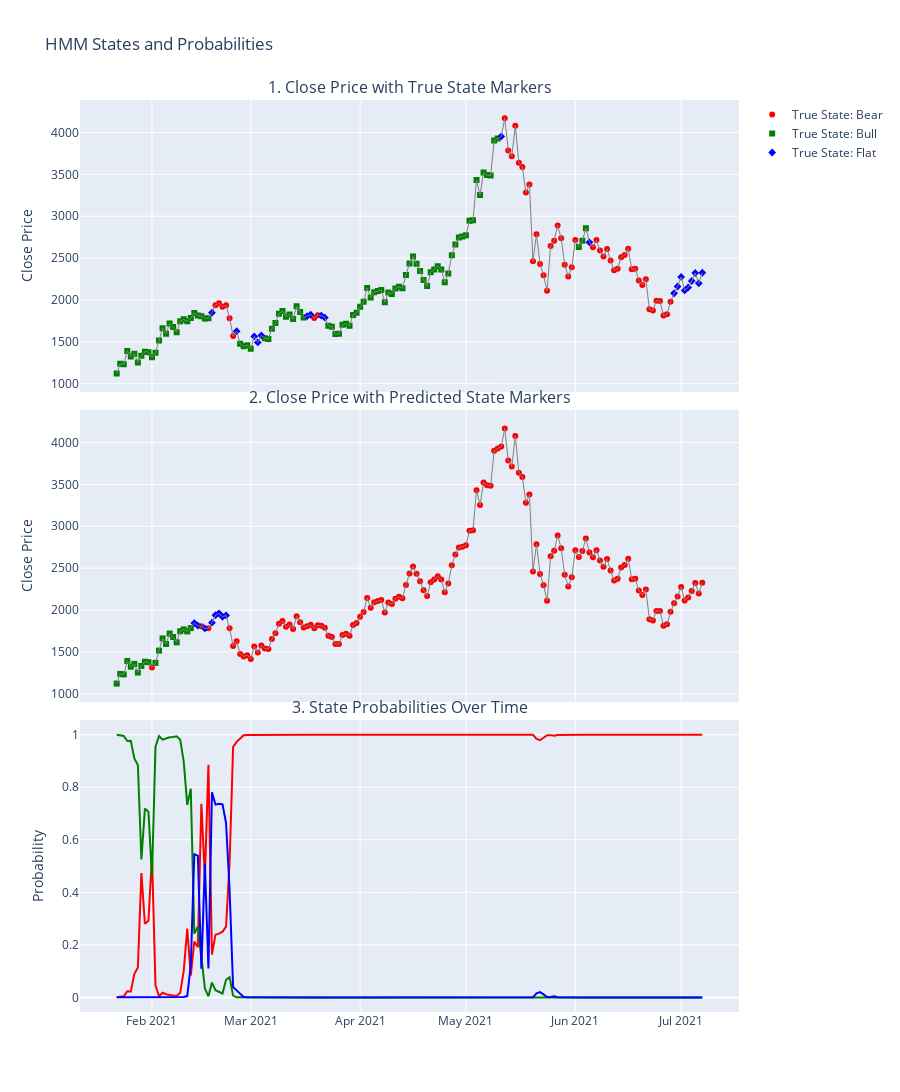

Source (notebook cell):
### Code cell
import torch.nn as nn
import numpy as np
import torch.nn.functional as F
import torch
from torch.utils.data import DataLoader, TensorDataset
from sklearn.preprocessing import LabelEncoder, StandardScaler
from sklearn.metrics import classification_report


def preprocess_lstm(df, label_column, split_date, sequence_length):
    le = LabelEncoder()
    df[label_column] = le.fit_transform(df[label_column])
    train_df = df[df.index < split_date]
    test_df = df[df.index >= split_date]
    
    scaler = StandardScaler()
    X_train = scaler.fit_transform(train_df.drop(label_column, axis=1))
    X_test = scaler.transform(test_df.drop(label_column, axis=1))
    y_train = train_df[label_column].values
    y_test = test_df[label_column].values
    

    X_train, y_train = create_sequences(X_train, y_train, sequence_length)
    X_test, y_test = create_sequences(X_test, y_test, sequence_length)

    print("After sequence creation:")
    print(f"X_train shape: {X_train.shape}, X_test shape: {X_test.shape}")

    # Check if any of the datasets are empty
    if X_train.shape[0] == 0 or X_test.shape[0] == 0:
        raise ValueError("Empty train or test dataset after sequence creation.")

    return X_train, X_test, y_train, y_test, le, test_df

def create_sequences(X, y, length):
    Xs, ys = [], []
    for i in range(len(X) - length):
        Xs.append(X[i:i+length])
        ys.append(y[i+length])
    return np.array(Xs), np.array(ys)


class LSTMClassifier(nn.Module):
    def __init__(self, input_size, hidden_size, num_classes):
        super(LSTMClassifier, self).__init__()
        self.lstm = nn.LSTM(input_size, hidden_size, batch_first=True)
        self.fc = nn.Linear(hidden_size, num_classes)

    def forward(self, x):
        _, (h_n, _) = self.lstm(x)
        out = self.fc(h_n.squeeze(0))
        return out

class Attention(nn.Module):
    def __init__(self, hidden_size):
        super(Attention, self).__init__()
        self.attention = nn.Linear(hidden_size * 2, 1)

    def forward(self, x):
        scores = self.attention(x).squeeze(2)
        alpha = F.softmax(scores, dim=1)
        context = (x * alpha.unsqueeze(2)).sum(dim=1)
        return context

class AdvancedLSTMClassifier(nn.Module):
    def __init__(self, input_size, hidden_size, num_classes, num_layers=2, dropout_rate=0.5):
        super(AdvancedLSTMClassifier, self).__init__()
        self.lstm = nn.LSTM(input_size, hidden_size, num_layers=num_layers, 
                            batch_first=True, dropout=dropout_rate, bidirectional=True)
        self.layer_norm = nn.LayerNorm(hidden_size * 2)
        self.attention = Attention(hidden_size)
        self.fc = nn.Linear(hidden_size * 2, num_classes)
        self.dropout = nn.Dropout(dropout_rate)

    def forward(self, x):
        lstm_out, _ = self.lstm(x)
        lstm_out = self.layer_norm(lstm_out)
        context = self.attention(lstm_out)
        out = self.fc(self.dropout(context))
        return out

from torch.nn import TransformerEncoder, TransformerEncoderLayer

class TransformerLSTMClassifier(nn.Module):
    def __init__(self, input_size, hidden_size, num_classes, num_layers=2, dropout_rate=0.5, nhead=4):
        super(TransformerLSTMClassifier, self).__init__()
        self.lstm = nn.LSTM(input_size, hidden_size, num_layers=num_layers, 
                            batch_first=True, dropout=dropout_rate, bidirectional=True)
        transformer_layer = TransformerEncoderLayer(d_model=hidden_size * 2, nhead=nhead, dropout=dropout_rate)
        self.transformer = TransformerEncoder(transformer_layer, num_layers=1)
        self.fc = nn.Linear(hidden_size * 2, num_classes)
        self.dropout = nn.Dropout(dropout_rate)

    def forward(self, x):
        lstm_out, _ = self.lstm(x)
        transformer_out = self.transformer(lstm_out)
        out = self.fc(self.dropout(transformer_out[:, -1, :]))
        return out

class BiLSTMClassifier(nn.Module):
    def __init__(self, input_size, hidden_size, num_classes, num_layers=3, dropout_rate=0.5):
        super(AdvancedLSTMClassifier, self).__init__()
        self.lstm_layers = nn.ModuleList()
        for i in range(num_layers):
            layer = nn.LSTM(input_size if i == 0 else hidden_size * 2,
                            hidden_size, batch_first=True, 
                            bidirectional=True)
            self.lstm_layers.append(layer)
        self.layer_norms = nn.ModuleList([nn.LayerNorm(hidden_size * 2) for _ in range(num_layers)])
        self.fc = nn.Linear(hidden_size * 2, num_classes)
        self.dropout = nn.Dropout(dropout_rate)

    def forward(self, x):
        for lstm, layer_norm in zip(self.lstm_layers, self.layer_norms):
            residual = x
            x, _ = lstm(x)
            x = layer_norm(x + residual)  # adding residual connection
        out = self.fc(self.dropout(x[:, -1, :]))
        return out

class GRUClassifier(nn.Module):
    def __init__(self, input_size, hidden_size, num_classes, num_layers=3, dropout_rate=0.5):
        super(GRUClassifier, self).__init__()
        self.gru_layers = nn.ModuleList()
        for i in range(num_layers):
            layer = nn.GRU(input_size if i == 0 else hidden_size * 2,
                           hidden_size, batch_first=True, 
                           bidirectional=True)
            self.gru_layers.append(layer)
        self.layer_norms = nn.ModuleList([nn.LayerNorm(hidden_size * 2) for _ in range(num_layers)])
        self.fc = nn.Linear(hidden_size * 2, num_classes)
        self.dropout = nn.Dropout(dropout_rate)

    def forward(self, x):
        for gru, layer_norm in zip(self.gru_layers, self.layer_norms):
            residual = x
            x, _ = gru(x)
            x = layer_norm(x + residual)  # adding residual connection
        out = self.fc(self.dropout(x[:, -1, :]))
        return out
    
class GRUAttention(nn.Module):
    def __init__(self, hidden_size):
        super(GRUAttention, self).__init__()
        self.attention = nn.Linear(hidden_size * 2, 1)

    def forward(self, x):
        scores = self.attention(x).squeeze(2)
        alpha = F.softmax(scores, dim=1)
        context = (x * alpha.unsqueeze(2)).sum(dim=1)
        return context

class AdvancedGRUClassifier(nn.Module):
    def __init__(self, input_size, hidden_size, num_classes, num_layers=3, dropout_rate=0.5):
        super(AdvancedGRUClassifier, self).__init__()
        self.gru_layers = nn.ModuleList()
        for i in range(num_layers):
            is_bidirectional = True
            layer = nn.GRU(input_size if i == 0 else hidden_size * 2 * (2 if is_bidirectional else 1),
                           hidden_size, batch_first=True, 
                           bidirectional=is_bidirectional)
            self.gru_layers.append(layer)
        self.attention = GRUAttention(hidden_size)
        self.fc_layers = nn.Sequential(
            nn.Linear(hidden_size * 2, hidden_size),
            nn.ReLU(),
            nn.Dropout(dropout_rate),
            nn.Linear(hidden_size, hidden_size // 2),
            nn.ReLU(),
            nn.Dropout(dropout_rate),
            nn.Linear(hidden_size // 2, num_classes)
        )

    def forward(self, x):
        for gru in self.gru_layers:
            x, _ = gru(x)
        context = self.attention(x)
        out = self.fc_layers(context)
        return out



def train_lstm(df, label_column, split_date, sequence_length=20, hidden_size=50, epochs=100, batch_size=64):
    X_train, X_test, y_train, y_test, le, test_df = preprocess_lstm(df, label_column, split_date, sequence_length)

    train_data = TensorDataset(torch.tensor(X_train, dtype=torch.float32), torch.tensor(y_train, dtype=torch.long))
    train_loader = DataLoader(train_data, batch_size=batch_size, shuffle=True)

    model = AdvancedLSTMClassifier(X_train.shape[2], hidden_size, len(le.classes_)) #LSTMClassifier(X_train.shape[2], hidden_size, len(le.classes_))
    criterion = nn.CrossEntropyLoss()
    optimizer = torch.optim.Adam(model.parameters())

    for epoch in range(epochs):
        model.train()
        for X_batch, y_batch in train_loader:
            optimizer.zero_grad()
            output = model(X_batch)
            loss = criterion(output, y_batch)
            loss.backward()
            optimizer.step()

    model.eval()
    with torch.no_grad():
        X_test_tensor = torch.tensor(X_test, dtype=torch.float32)
        y_pred_test = model(X_test_tensor)
        y_pred_probabilities_test = F.softmax(y_pred_test, dim=1).numpy()
        y_pred_test = torch.argmax(y_pred_test, dim=1).numpy()

    print("TRAIN:")
    print(classification_report(y_train, model(torch.tensor(X_train, dtype=torch.float32)).argmax(dim=1).numpy(), target_names=le.classes_))

    print("TEST:")
    print(classification_report(y_test, y_pred_test, target_names=le.classes_))

    return test_df, y_test, y_pred_test, y_pred_probabilities_test, le.classes_



LABELING_COLUMN = 'market_mode'
SPLIT_DATE = '2021-01-01'
def train_lstm_models(df:pd.DataFrame, coef=1, pair_name=None, save_path=None):
    
    df['close_wavelet_smoothed'] = wavelet_smooth(df['close'], wavelet='db4', level=5)
    df = label_market_regimes(df, 'close_wavelet_smoothed', min_peak_distance=20, slope_std_multiplier=0.2)
    df = add_features(df)

    df.drop(['close_wavelet_smoothed', 'rolling_slope'], axis=1, inplace=True)
    df.dropna(axis=1, inplace=True)
    test_df, y_test, y_pred_test, y_pred_proba_test, classes_ = train_lstm(df, LABELING_COLUMN, pd.to_datetime(SPLIT_DATE))
    test_df = test_df.iloc[-len(y_test):]
    plot_results(test_df, y_test, y_pred_test, y_pred_proba_test, classes_)
    return df

#     print(df.tail())
#     V = train_lstm(df, LABELING_COLUMN, SPLIT_DATE)

#     #plot_results(hmm_train(df.copy(), 'market_mode', pd.to_datetime(SPLIT_DATE)))
#     print('=' * 70)

new_df = train_lstm_models(df, LABELING_COLUMN, SPLIT_DATE)
new_df

### Figure 1 — Plotly figure (JSON) as saved in the notebook; plotly's stock layout.template omitted (floating-point values rounded to 4 significant figures; data arrays with more than 128 entries replaced by an {"elided": "..."} marker saying what was removed)
{"data": [{"marker": {"color": "red", "symbol": 0}, "mode": "markers", "name": "True State: Bear", "type": "scatter", "x": ["2021-02-18T23:59:59", "2021-02-19T23:59:59", "2021-02-20T23:59:59", "2021-02-21T23:59:59", "2021-02-22T23:59:59", "2021-02-23T23:59:59", "2021-03-18T23:59:59", "2021-03-19T23:59:59", "2021-05-11T23:59:59", "2021-05-12T23:59:59", "2021-05-13T23:59:59", "2021-05-14T23:59:59", "2021-05-15T23:59:59", "2021-05-16T23:59:59", "2021-05-17T23:59:59", "2021-05-18T23:59:59", "2021-05-19T23:59:59", "2021-05-20T23:59:59", "2021-05-21T23:59:59", "2021-05-22T23:59:59", "2021-05-23T23:59:59", "2021-05-24T23:59:59", "2021-05-25T23:59:59", "2021-05-26T23:59:59", "2021-05-27T23:59:59", "2021-05-28T23:59:59", "2021-05-29T23:59:59", "2021-05-30T23:59:59", "2021-05-31T23:59:59", "2021-06-05T23:59:59", "2021-06-06T23:59:59", "2021-06-07T23:59:59", "2021-06-08T23:59:59", "2021-06-09T23:59:59", "2021-06-10T23:59:59", "2021-06-11T23:59:59", "2021-06-12T23:59:59", "2021-06-13T23:59:59", "2021-06-14T23:59:59", "2021-06-15T23:59:59", "2021-06-16T23:59:59", "2021-06-17T23:59:59", "2021-06-18T23:59:59", "2021-06-19T23:59:59", "2021-06-20T23:59:59", "2021-06-21T23:59:59", "2021-06-22T23:59:59", "2021-06-23T23:59:59", "2021-06-24T23:59:59", "2021-06-25T23:59:59", "2021-06-26T23:59:59", "2021-06-27T23:59:59"], "xaxis": "x", "y": [1937.0, 1960.0, 1920.0, 1936.0, 1782.0, 1570.0, 1783.0, 1818.0, 4169.0, 3786.0, 3715.0, 4079.0, 3638.0, 3588.0, 3282.0, 3380.0, 2461.0, 2784.0, 2431.0, 2296.0, 2110.0, 2644.0, 2707.0, 2889.0, 2736.0, 2420.0, 2280.0, 2390.0, 2715.0, 2631.0, 2715.0, 2590.0, 2517.0, 2608.0, 2472.0, 2354.0, 2372.0, 2508.0, 2538.0, 2611.0, 2368.0, 2372.0, 2232.0, 2178.0, 2246.0, 1888.0, 1875.0, 1990.0, 1988.0, 1813.0, 1829.0, 1979.0], "yaxis": "y"}, {"marker": {"color": "green", "symbol": 1}, "mode": "markers", "name": "True State: Bull", "type": "scatter", "x": ["2021-01-21T23:59:59", "2021-01-22T23:59:59", "2021-01-23T23:59:59", "2021-01-24T23:59:59", "2021-01-25T23:59:59", "2021-01-26T23:59:59", "2021-01-27T23:59:59", "2021-01-28T23:59:59", "2021-01-29T23:59:59", "2021-01-30T23:59:59", "2021-01-31T23:59:59", "2021-02-01T23:59:59", "2021-02-02T23:59:59", "2021-02-03T23:59:59", "2021-02-04T23:59:59", "2021-02-05T23:59:59", "2021-02-06T23:59:59", "2021-02-07T23:59:59", "2021-02-08T23:59:59", "2021-02-09T23:59:59", "2021-02-10T23:59:59", "2021-02-11T23:59:59", "2021-02-12T23:59:59", "2021-02-13T23:59:59", "2021-02-14T23:59:59", "2021-02-15T23:59:59", "2021-02-16T23:59:59", "2021-02-25T23:59:59", "2021-02-26T23:59:59", "2021-02-27T23:59:59", "2021-02-28T23:59:59", "2021-03-04T23:59:59", "2021-03-05T23:59:59", "2021-03-06T23:59:59", "2021-03-07T23:59:59", "2021-03-08T23:59:59", "2021-03-09T23:59:59", "2021-03-10T23:59:59", "2021-03-11T23:59:59", "2021-03-12T23:59:59", "2021-03-13T23:59:59", "2021-03-14T23:59:59", "2021-03-15T23:59:59", "2021-03-22T23:59:59", "2021-03-23T23:59:59", "2021-03-24T23:59:59", "2021-03-25T23:59:59", "2021-03-26T23:59:59", "2021-03-27T23:59:59", "2021-03-28T23:59:59", "2021-03-29T23:59:59", "2021-03-30T23:59:59", "2021-03-31T23:59:59", "2021-04-01T23:59:59", "2021-04-02T23:59:59", "2021-04-03T23:59:59", "2021-04-04T23:59:59", "2021-04-05T23:59:59", "2021-04-06T23:59:59", "2021-04-07T23:59:59", "2021-04-08T23:59:59", "2021-04-09T23:59:59", "2021-04-10T23:59:59", "2021-04-11T23:59:59", "2021-04-12T23:59:59", "2021-04-13T23:59:59", "2021-04-14T23:59:59", "2021-04-15T23:59:59", "2021-04-16T23:59:59", "2021-04-17T23:59:59", "2021-04-18T23:59:59", "2021-04-19T23:59:59", "2021-04-20T23:59:59", "2021-04-21T23:59:59", "2021-04-22T23:59:59", "2021-04-23T23:59:59", "2021-04-24T23:59:59", "2021-04-25T23:59:59", "2021-04-26T23:59:59", "2021-04-27T23:59:59", "2021-04-28T23:59:59", "2021-04-29T23:59:59", "2021-04-30T23:59:59", "2021-05-01T23:59:59", "2021-05-02T23:59:59", "2021-05-03T23:59:59", "2021-05-04T23:59:59", "2021-05-05T23:59:59", "2021-05-06T23:59:59", "2021-05-07T23:59:59", "2021-05-08T23:59:59", "2021-05-09T23:59:59", "2021-06-01T23:59:59", "2021-06-02T23:59:59", "2021-06-03T23:59:59"], "xaxis": "x", "y": [1122.0, 1237.0, 1231.0, 1392.0, 1324.0, 1357.0, 1253.0, 1332.0, 1383.0, 1376.0, 1315.0, 1369.0, 1515.0, 1661.0, 1595.0, 1719.0, 1678.0, 1614.0, 1747.0, 1768.0, 1744.0, 1784.0, 1844.0, 1814.0, 1805.0, 1780.0, 1781.0, 1476.0, 1446.0, 1460.0, 1416.0, 1542.0, 1533.0, 1655.0, 1723.0, 1835.0, 1868.0, 1799.0, 1826.0, 1772.0, 1925.0, 1855.0, 1792.0, 1691.0, 1679.0, 1593.0, 1595.0, 1703.0, 1716.0, 1691.0, 1820.0, 1846.0, 1918.0, 1977.0, 2143.0, 2028.0, 2093.0, 2108.0, 2118.0, 1971.0, 2089.0, 2072.0, 2136.0, 2158.0, 2139.0, 2299.0, 2435.0, 2519.0, 2432.0, 2345.0, 2237.0, 2166.0, 2330.0, 2365.0, 2404.0, 2364.0, 2212.0, 2316.0, 2534.0, 2663.0, 2746.0, 2757.0, 2773.0, 2946.0, 2952.0, 3431.0, 3254.0, 3523.0, 3491.0, 3485.0, 3903.0, 3929.0, 2634.0, 2706.0, 2855.0], "yaxis": "y"}, {"marker": {"color": "blue", "symbol": 2}, "mode": "markers", "name": "True State: Flat", "type": "scatter", "x": ["2021-02-17T23:59:59", "2021-02-24T23:59:59", "2021-03-01T23:59:59", "2021-03-02T23:59:59", "2021-03-03T23:59:59", "2021-03-16T23:59:59", "2021-03-17T23:59:59", "2021-03-20T23:59:59", "2021-03-21T23:59:59", "2021-05-10T23:59:59", "2021-06-04T23:59:59", "2021-06-28T23:59:59", "2021-06-29T23:59:59", "2021-06-30T23:59:59", "2021-07-01T23:59:59", "2021-07-02T23:59:59", "2021-07-03T23:59:59", "2021-07-04T23:59:59", "2021-07-05T23:59:59", "2021-07-06T23:59:59"], "xaxis": "x", "y": [1848.0, 1627.0, 1565.0, 1493.0, 1576.0, 1807.0, 1823.0, 1813.0, 1788.0, 3952.0, 2688.0, 2080.0, 2161.0, 2275.0, 2114.0, 2150.0, 2226.0, 2322.0, 2199.0, 2325.0], "yaxis": "y"}, {"line": {"color": "grey", "width": 1}, "mode": "lines", "name": "Close Price", "showlegend": false, "type": "scatter", "x": {"elided": "167 str values"}, "xaxis": "x", "y": {"elided": "167 float values"}, "yaxis": "y"}, {"marker": {"color": "red", "symbol": 0}, "mode": "markers", "name": "Predicted State: Bear", "showlegend": false, "type": "scatter", "x": {"elided": "138 str values"}, "xaxis": "x2", "y": {"elided": "138 float values"}, "yaxis": "y2"}, {"marker": {"color": "green", "symbol": 1}, "mode": "markers", "name": "Predicted State: Bull", "showlegend": false, "type": "scatter", "x": ["2021-01-21T23:59:59", "2021-01-22T23:59:59", "2021-01-23T23:59:59", "2021-01-24T23:59:59", "2021-01-25T23:59:59", "2021-01-26T23:59:59", "2021-01-27T23:59:59", "2021-01-28T23:59:59", "2021-01-29T23:59:59", "2021-01-30T23:59:59", "2021-02-01T23:59:59", "2021-02-02T23:59:59", "2021-02-03T23:59:59", "2021-02-04T23:59:59", "2021-02-05T23:59:59", "2021-02-06T23:59:59", "2021-02-07T23:59:59", "2021-02-08T23:59:59", "2021-02-09T23:59:59", "2021-02-10T23:59:59", "2021-02-11T23:59:59"], "xaxis": "x2", "y": [1122.0, 1237.0, 1231.0, 1392.0, 1324.0, 1357.0, 1253.0, 1332.0, 1383.0, 1376.0, 1369.0, 1515.0, 1661.0, 1595.0, 1719.0, 1678.0, 1614.0, 1747.0, 1768.0, 1744.0, 1784.0], "yaxis": "y2"}, {"marker": {"color": "blue", "symbol": 2}, "mode": "markers", "name": "Predicted State: Flat", "showlegend": false, "type": "scatter", "x": ["2021-02-12T23:59:59", "2021-02-13T23:59:59", "2021-02-15T23:59:59", "2021-02-17T23:59:59", "2021-02-18T23:59:59", "2021-02-19T23:59:59", "2021-02-20T23:59:59", "2021-02-21T23:59:59"], "xaxis": "x2", "y": [1844.0, 1814.0, 1780.0, 1848.0, 1937.0, 1960.0, 1920.0, 1936.0], "yaxis": "y2"}, {"line": {"color": "grey", "width": 1}, "mode": "lines", "name": "Close Price", "showlegend": false, "type": "scatter", "x": {"elided": "167 str values"}, "xaxis": "x2", "y": {"elided": "167 float values"}, "yaxis": "y2"}, {"line": {"color": "red", "width": 2}, "mode": "lines", "name": "State Bear Probability", "showlegend": false, "type": "scatter", "x": {"elided": "167 str values"}, "xaxis": "x3", "y": {"elided": "167 float values"}, "yaxis": "y3"}, {"line": {"color": "green", "width": 2}, "mode": "lines", "name": "State Bull Probability", "showlegend": false, "type": "scatter", "x": {"elided": "167 str values"}, "xaxis": "x3", "y": {"elided": "167 float values"}, "yaxis": "y3"}, {"line": {"color": "blue", "width": 2}, "mode": "lines", "name": "State Flat Probability", "showlegend": false, "type": "scatter", "x": {"elided": "167 str values"}, "xaxis": "x3", "y": {"elided": "167 float values"}, "yaxis": "y3"}], "layout": {"annotations": [{"font": {"size": 16}, "showarrow": false, "text": "1. Close Price with True State Markers", "x": 0.5, "xanchor": "center", "xref": "paper", "y": 1, "yanchor": "bottom", "yref": "paper"}, {"font": {"size": 16}, "showarrow": false, "text": "2. Close Price with Predicted State Markers", "x": 0.5, "xanchor": "center", "xref": "paper", "y": 0.66, "yanchor": "bottom", "yref": "paper"}, {"font": {"size": 16}, "showarrow": false, "text": "3. State Probabilities Over Time", "x": 0.5, "xanchor": "center", "xref": "paper", "y": 0.32, "yanchor": "bottom", "yref": "paper"}], "height": 1200, "title": {"text": "HMM States and Probabilities"}, "xaxis": {"anchor": "y", "domain": [0, 1], "matches": "x3", "showticklabels": false}, "xaxis2": {"anchor": "y2", "domain": [0, 1], "matches": "x3", "showticklabels": false}, "xaxis3": {"anchor": "y3", "domain": [0, 1]}, "yaxis": {"anchor": "x", "domain": [0.68, 1], "title": {"text": "Close Price"}}, "yaxis2": {"anchor": "x2", "domain": [0.34, 0.66], "title": {"text": "Close Price"}}, "yaxis3": {"anchor": "x3", "domain": [0, 0.32], "title": {"text": "Probability"}}}}
